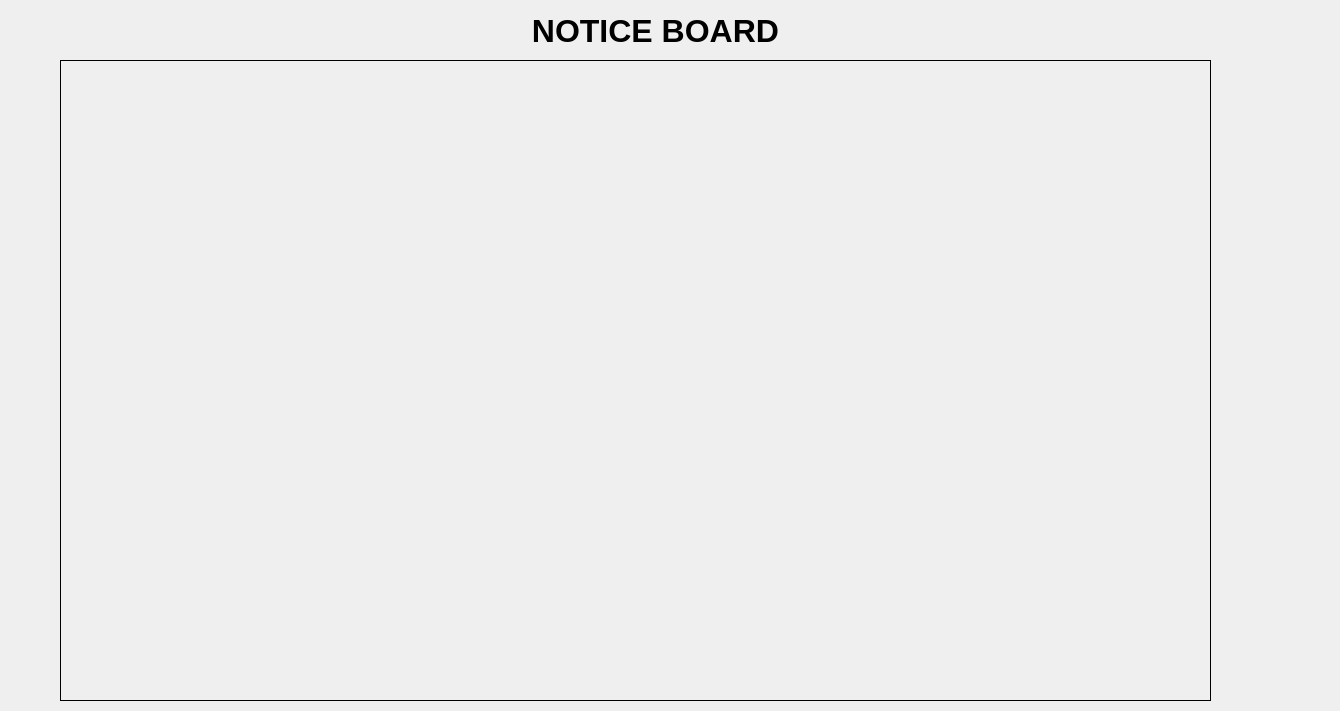
<?xml version="1.0" encoding="UTF-8"?>
<ui version="4.0">
 <class>Dialog</class>
 <widget class="QDialog" name="Dialog">
  <property name="geometry">
   <rect>
    <x>0</x>
    <y>0</y>
    <width>1340</width>
    <height>711</height>
   </rect>
  </property>
  <property name="windowTitle">
   <string>Dialog</string>
  </property>
  <widget class="QLabel" name="label">
   <property name="geometry">
    <rect>
     <x>60</x>
     <y>60</y>
     <width>1151</width>
     <height>641</height>
    </rect>
   </property>
   <property name="frameShape">
    <enum>QFrame::Box</enum>
   </property>
   <property name="text">
    <string/>
   </property>
   <property name="wordWrap">
    <bool>true</bool>
   </property>
  </widget>
  <widget class="QLabel" name="label_2">
   <property name="geometry">
    <rect>
     <x>530</x>
     <y>10</y>
     <width>251</width>
     <height>41</height>
    </rect>
   </property>
   <property name="font">
    <font>
     <pointsize>24</pointsize>
     <weight>75</weight>
     <bold>true</bold>
    </font>
   </property>
   <property name="text">
    <string>NOTICE BOARD</string>
   </property>
   <property name="alignment">
    <set>Qt::AlignCenter</set>
   </property>
  </widget>
 </widget>
 <resources/>
 <connections/>
</ui>
